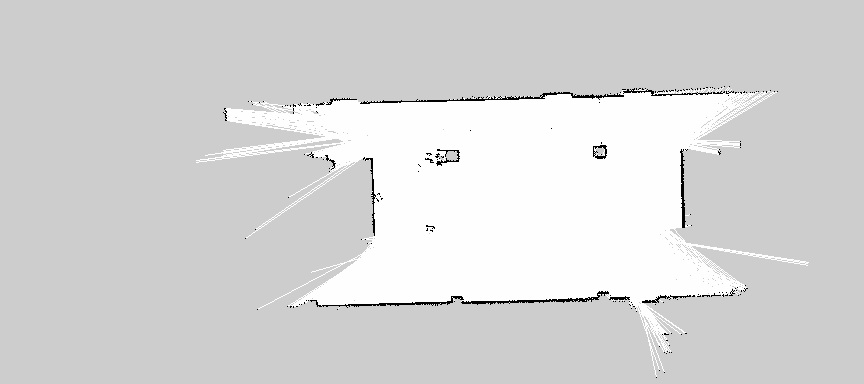
#> input picture src/qingzhou_nav/maps/LAB.pgm, 864 x 384 px
$ python -i common.py   (imports and definitions only)
#> lines starting #> are read from the running program, lines starting #| are printed output that depends on the picture; after the words box and inside, x2 and y2 are one past the last pixel; in counts of white or black regions, pixels touching at a corner belong together
#> further down, picture is the input picture: shape (384, 864, 3); min 0, max 254, mean 214.5
from collections import deque

import cv2 as cv
import numpy as np


class AverageMeter():
    '''
    更新平均值
    '''

    def __init__(self):
        self.reset()

    def reset(self):
        self.valk = 0
        self.valb = 0

        self.avgk = 0
        self.avgb = 0

        self.sumk = 0
        self.sumb = 0

        self.count = 0

    # [11 lines left out: function update, not called in this run]


r_avg = AverageMeter()
l_avg = AverageMeter()


def calc_slope(pt1, pt2):
    '''
    计算斜率

    参数: 两点
    返回: 斜率
    '''
    dx = (pt2[0] - pt1[0])
    dy = (pt2[1] - pt1[1])
    if (dx == 0):
        dx = 1
    return dy / dx


# [13 lines left out: function fit_line, not called in this run]


def pt2kb(pt1, pt2):
    '''
    两点算k,b

    参数: pt1,pt2
    返回: k,b
    '''
    k = calc_slope(pt1, pt2)
    x, y = pt2
    b = y - k * x
    return k, b


# [13 lines left out: function kb2pt, not called in this run]


def filter_points(lines):
    '''
    获取k和b符合要求的线段并返回左右两道的点集
    '''

    # 去除多余的1维,此时shape[线段数量,4]
    lines = lines.squeeze()

    # 根据两点坐标得出k,b
    k, b = pt2kb((lines[:, 0], lines[:, 1]), (lines[:, 2], lines[:, 3]))

    # 根据斜率选出左右车道线
    right_lane = np.intersect1d(
        np.where((1 / 3 < k) & (k < 1)),
        np.where((-600 < b) & (b < -450)))
    right_points = lines[right_lane].reshape(-1, 2)

    left_lane = np.intersect1d(
        np.where((-1 < k) & (k < -(1 / 3))),
        np.where((150 < b) & (b < 450)))
    left_points = lines[left_lane].reshape(-1, 2)

    return right_points, left_points


def find_lane(img):
    blur = cv.GaussianBlur(img, (3, 3), 1)
    # 首先对图像进行canny边缘检测
    edge = cv.Canny(blur, 50, 100)
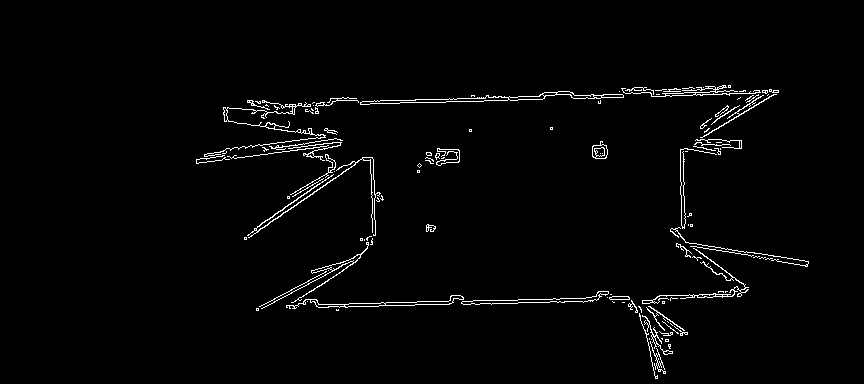
#> edge: shape (384, 864); 2% white in thin lines or dots, all inside (x1, y1, x2, y2) = (196, 85, 809, 379)

    # 概率霍夫变换找出所有直线线段
    lines = cv.HoughLinesP(edge, 1, np.pi / 180, 50,
                           minLineLength=10, maxLineGap=50)
#> lines = 50 rows, first 6: [223, 107, 718, 89], [223, 109, 778, 90], [256, 309, 745, 292], [463, 301, 622, 296], [591, 98, 778, 92], [491, 304, 740, 296]

    # 确保确保至少有1条线段
    if lines is None or len(lines) <= 1:
        return (r_avg.avgk, r_avg.avgb), (l_avg.avgk, l_avg.avgb)

    right_points, left_points = filter_points(lines)
#> in calc_slope, `dx = (pt2[0] - pt1[0])`: dx = 50 values, max 555 at index 1, min 1 at index 45, mean 126.4
#> in calc_slope, `dy = (pt2[1] - pt1[1])`: dy = 50 values, max 185 at index 24, min -82 at index 10, mean 2.76

    # 如果没有点符合要求，则利用平均值
    if len(right_points) == 0 or len(left_points) == 0:
        return (r_avg.avgk, r_avg.avgb), (l_avg.avgk, l_avg.avgb)

    r_result = fit_line(right_points)
    l_result = fit_line(left_points)

    r_avg.update(*r_result)
    l_avg.update(*l_result)

    return r_result, l_result


# [12 lines left out: functions get_test_points, gen_window, not called in this run]


class TestImg():
    # [22 lines left out: functions __init__, get_image, not called in this run]

    def get_shape(self):
        return self.image.shape

    # [31 lines left out: functions run_test, filter_abnormal_lines, not called in this run]


class Stabilizer:

    # [49 lines left out: functions __init__, data, push, get_bias, not called in this run]


def get_bias_points(kr, br, kl, bl, y=240):
    xr, xl = int((y - br) // kr), int((y - bl) // kl)
    return (xr, y), (xl, y)

>>> import cv2
>>> picture = cv2.imread('../../../qingzhou_nav/maps/LAB.pgm')
#> (the run stopped early here; a loop or call above may not have finished)

$ run again, on src/qingzhou_nav/maps/dom1.pgm
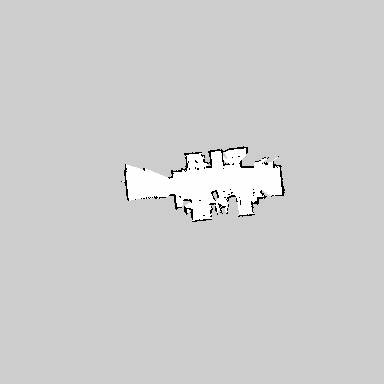
#> input picture src/qingzhou_nav/maps/dom1.pgm, 384 x 384 px
#> picture is the input picture: shape (384, 384, 3); min 0, max 254, mean 205.7
#> in find_lane, `edge = cv.Canny(blur, 50, 100)`:
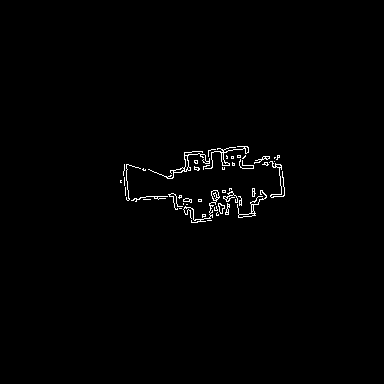
#> edge: shape (384, 384); 0.96% white in thin lines or dots, all inside (x1, y1, x2, y2) = (120, 146, 285, 223)
#> in find_lane, `lines = cv.HoughLinesP(edge, 1, np.pi / 180, 50, minLineLength=10, max..`: lines = [[128, 196, 283, 196], [123, 174, 275, 163]]
#> dx = [155, 152]
#> dy = [0, -11]

$ run again, on src/qingzhou_nav/maps/test-202010.pgm
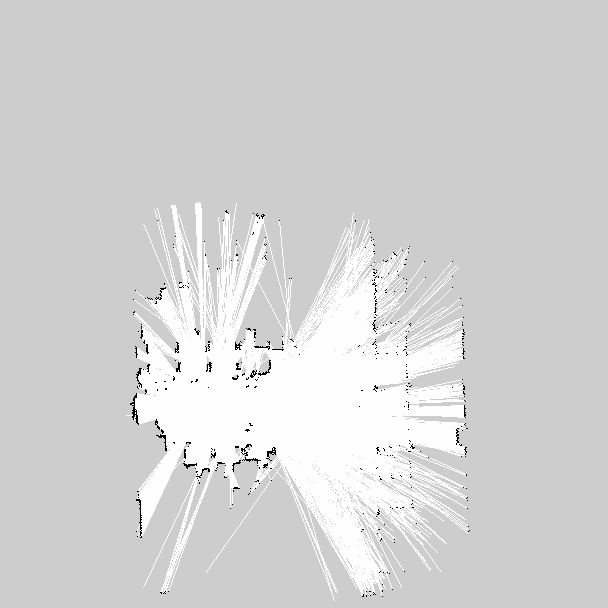
#> input picture src/qingzhou_nav/maps/test-202010.pgm, 608 x 608 px
#> picture is the input picture: shape (608, 608, 3); min 0, max 254, mean 212.2
#> in find_lane, `edge = cv.Canny(blur, 50, 100)`:
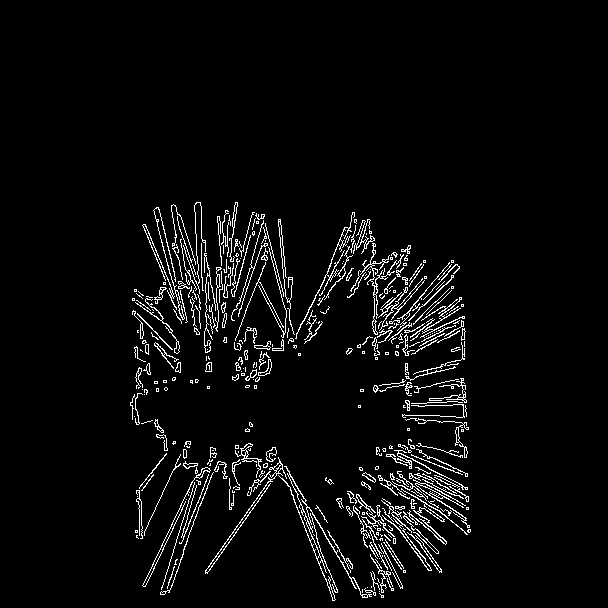
#> edge: shape (608, 608); 4.1% white in thin lines or dots, all inside (x1, y1, x2, y2) = (130, 202, 471, 601)
#> in find_lane, `lines = cv.HoughLinesP(edge, 1, np.pi / 180, 50, minLineLength=10, max..`: lines = 155 rows, first 6: [207, 573, 282, 466], [285, 466, 337, 589], [374, 354, 453, 275], [405, 249, 411, 547], [196, 243, 248, 380], [275, 447, 360, 594]
#> dx = 155 values, max 325 at index 9, min 0 at index 33, mean 59.67
#> dy = 155 values, max 323 at index 47, min -335 at index 64, mean 15.34
